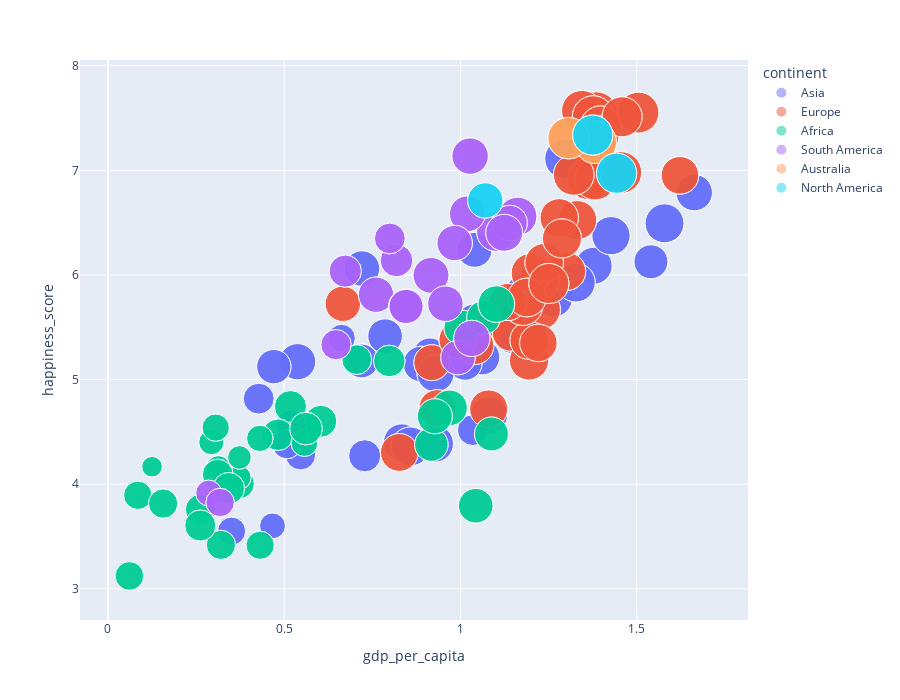

Notebook code cell kept with this figure:
### Markdown cell above
### Does a good education give government trust?

This 3d Scatter Plot is multivariate and shows on the x-axis the 'Education Index', on the y-axis the 'Government Trust' and on the z-axis the 'CPI Score'. CPI stands for 'Corruption Perception Index', how lower the CPI index, how more the people believe there is coruption in their country. The size of the plot-points shows the GDP per capita. 

The 3D scatter plot reveals interesting insights about the correlation between the Corruption Perception Index (CPI) score and other variables across countries. A positive correlation between the CPI score and variables such as Education Index and Government trust suggests that countries with higher levels of corruption tend to exhibit lower values in education, government trust, and economic prosperity. Conversely, a negative correlation indicates that countries with lower corruption levels tend to have higher education indices and greater levels of government trust. This visualization highlights the importance of addressing corruption to foster positive development in education amd trust within countries. 

The Education Index plays a significant role in shaping the relationships between various variables across countries and continents. A positive correlation between the Education Index and variables such as Government trust, GDP per capita, and possibly the Corruption Perception Index suggests that countries with higher education indices tend to exhibit greater levels of government trust and economic prosperity while combating corruption. Furthermore, the Education Index may influence the disparities observed between countries and continents. Nations with higher education indices are more likely to invest in quality education, leading to better governance, higher economic output, and potentially lower corruption levels. Thus, enhancing education systems becomes vital for promoting positive development and reducing inequality among countries and continents.

Overall it gives the visualisation that countries with a higher inducation index tend to have more goverment trust and a higher CPI score. This is probaply because people that live in a country that is abled to give a good education tend to trust the goverment more than people that don't recieved good education.

### Code cell
fig_1 = px.scatter(df_mean,
                    x= 'gdp_per_capita',
                    y = 'happiness_score',
                    color='continent',
                    size='Education_Index',
                    opacity=0.5,
                    size_max=30,
                    height=700,
                    hover_data=['Country'])

# Customize the layout
fig_1.update_layout(scene=dict(
    xaxis_title='Education Index',
    yaxis_title='Happiness Score'

))

fig_1.show()

### Figure 1 — Plotly figure (JSON) as saved in the notebook; plotly's stock layout.template omitted (floating-point values rounded to 4 significant figures; data arrays with more than 128 entries replaced by an {"elided": "..."} marker saying what was removed)
{"data": [{"customdata": {"elided": "152x1 str values"}, "hovertemplate": "continent=Asia<br>gdp_per_capita=%{x}<br>happiness_score=%{y}<br>Education_Index=%{marker.size}<br>Country=%{customdata[0]}<extra></extra>", "legendgroup": "Asia", "marker": {"color": "#636efa", "opacity": 0.5, "size": {"elided": "152 float values"}, "sizemode": "area", "sizeref": 0.001136, "symbol": "circle"}, "mode": "markers", "name": "Asia", "orientation": "v", "showlegend": true, "type": "scatter", "x": {"elided": "152 float values"}, "xaxis": "x", "y": {"elided": "152 float values"}, "yaxis": "y"}, {"customdata": {"elided": "148x1 str values"}, "hovertemplate": "continent=Europe<br>gdp_per_capita=%{x}<br>happiness_score=%{y}<br>Education_Index=%{marker.size}<br>Country=%{customdata[0]}<extra></extra>", "legendgroup": "Europe", "marker": {"color": "#EF553B", "opacity": 0.5, "size": {"elided": "148 float values"}, "sizemode": "area", "sizeref": 0.001136, "symbol": "circle"}, "mode": "markers", "name": "Europe", "orientation": "v", "showlegend": true, "type": "scatter", "x": {"elided": "148 float values"}, "xaxis": "x", "y": {"elided": "148 float values"}, "yaxis": "y"}, {"customdata": [["Algeria"], ["Algeria"], ["Algeria"], ["Algeria"], ["Benin"], ["Benin"], ["Benin"], ["Benin"], ["Botswana"], ["Botswana"], ["Botswana"], ["Botswana"], ["Burkina Faso"], ["Burkina Faso"], ["Burkina Faso"], ["Burkina Faso"], ["Burundi"], ["Burundi"], ["Burundi"], ["Burundi"], ["Cameroon"], ["Cameroon"], ["Cameroon"], ["Cameroon"], ["Chad"], ["Chad"], ["Chad"], ["Chad"], ["Egypt"], ["Egypt"], ["Egypt"], ["Egypt"], ["Ethiopia"], ["Ethiopia"], ["Ethiopia"], ["Ethiopia"], ["Gabon"], ["Gabon"], ["Gabon"], ["Gabon"], ["Ghana"], ["Ghana"], ["Ghana"], ["Ghana"], ["Kenya"], ["Kenya"], ["Kenya"], ["Kenya"], ["Liberia"], ["Liberia"], ["Liberia"], ["Liberia"], ["Libya"], ["Libya"], ["Libya"], ["Libya"], ["Madagascar"], ["Madagascar"], ["Madagascar"], ["Madagascar"], ["Malawi"], ["Malawi"], ["Malawi"], ["Malawi"], ["Mali"], ["Mali"], ["Mali"], ["Mali"], ["Mauritania"], ["Mauritania"], ["Mauritania"], ["Mauritania"], ["Mauritius"], ["Mauritius"], ["Mauritius"], ["Mauritius"], ["Morocco"], ["Morocco"], ["Morocco"], ["Morocco"], ["Niger"], ["Niger"], ["Niger"], ["Niger"], ["Nigeria"], ["Nigeria"], ["Nigeria"], ["Nigeria"], ["Rwanda"], ["Rwanda"], ["Rwanda"], ["Rwanda"], ["Senegal"], ["Senegal"], ["Senegal"], ["Senegal"], ["Sierra Leone"], ["Sierra Leone"], ["Sierra Leone"], ["Sierra Leone"], ["South Africa"], ["South Africa"], ["South Africa"], ["South Africa"], ["Tanzania"], ["Tanzania"], ["Tanzania"], ["Tanzania"], ["Togo"], ["Togo"], ["Togo"], ["Togo"], ["Tunisia"], ["Tunisia"], ["Tunisia"], ["Tunisia"], ["Uganda"], ["Uganda"], ["Uganda"], ["Uganda"], ["Zambia"], ["Zambia"], ["Zambia"], ["Zambia"], ["Zimbabwe"], ["Zimbabwe"], ["Zimbabwe"], ["Zimbabwe"]], "hovertemplate": "continent=Africa<br>gdp_per_capita=%{x}<br>happiness_score=%{y}<br>Education_Index=%{marker.size}<br>Country=%{customdata[0]}<extra></extra>", "legendgroup": "Africa", "marker": {"color": "#00cc96", "opacity": 0.5, "size": [0.7025, 0.7025, 0.7025, 0.7025, 0.5225, 0.5225, 0.5225, 0.5225, 0.68, 0.68, 0.68, 0.68, 0.33, 0.33, 0.33, 0.33, 0.4675, 0.4675, 0.4675, 0.4675, 0.585, 0.585, 0.585, 0.585, 0.3275, 0.3275, 0.3275, 0.3275, 0.6375, 0.6375, 0.6375, 0.6375, 0.3625, 0.3625, 0.3625, 0.3625, 0.6525, 0.6525, 0.6525, 0.6525, 0.58, 0.58, 0.58, 0.58, 0.5675, 0.5675, 0.5675, 0.5675, 0.4575, 0.4575, 0.4575, 0.4575, 0.6475, 0.6475, 0.6475, 0.6475, 0.52, 0.52, 0.52, 0.52, 0.4875, 0.4875, 0.4875, 0.4875, 0.315, 0.315, 0.315, 0.315, 0.41, 0.41, 0.41, 0.41, 0.76, 0.76, 0.76, 0.76, 0.5675, 0.5675, 0.5675, 0.5675, 0.2425, 0.2425, 0.2425, 0.2425, 0.505, 0.505, 0.505, 0.505, 0.485, 0.485, 0.485, 0.485, 0.395, 0.395, 0.395, 0.395, 0.4225, 0.4225, 0.4225, 0.4225, 0.725, 0.725, 0.725, 0.725, 0.4525, 0.4525, 0.4525, 0.4525, 0.55, 0.55, 0.55, 0.55, 0.6975, 0.6975, 0.6975, 0.6975, 0.5425, 0.5425, 0.5425, 0.5425, 0.6075, 0.6075, 0.6075, 0.6075, 0.5725, 0.5725, 0.5725, 0.5725], "sizemode": "area", "sizeref": 0.001136, "symbol": "circle"}, "mode": "markers", "name": "Africa", "orientation": "v", "showlegend": true, "type": "scatter", "x": [1.003, 1.003, 1.003, 1.003, 0.3722, 0.3722, 0.3722, 0.3722, 1.043, 1.043, 1.043, 1.043, 0.3133, 0.3133, 0.3133, 0.3133, 0.061, 0.061, 0.061, 0.061, 0.5177, 0.5177, 0.5177, 0.5177, 0.372, 0.372, 0.372, 0.372, 0.9174, 0.9174, 0.9174, 0.9174, 0.2935, 0.2935, 0.2935, 0.2935, 1.088, 1.088, 1.088, 1.088, 0.604, 0.604, 0.604, 0.604, 0.4825, 0.4825, 0.4825, 0.4825, 0.0848, 0.0848, 0.0848, 0.0848, 1.066, 1.066, 1.066, 1.066, 0.2625, 0.2625, 0.2625, 0.2625, 0.1566, 0.1566, 0.1566, 0.1566, 0.373, 0.373, 0.373, 0.373, 0.5574, 0.5574, 0.5574, 0.5574, 1.102, 1.102, 1.102, 1.102, 0.7982, 0.7982, 0.7982, 0.7982, 0.1251, 0.1251, 0.1251, 0.1251, 0.7058, 0.7058, 0.7058, 0.7058, 0.3205, 0.3205, 0.3205, 0.3205, 0.4308, 0.4308, 0.4308, 0.4308, 0.3057, 0.3057, 0.3057, 0.3057, 0.9688, 0.9688, 0.9688, 0.9688, 0.4318, 0.4318, 0.4318, 0.4318, 0.262, 0.262, 0.262, 0.262, 0.9273, 0.9273, 0.9273, 0.9273, 0.3116, 0.3116, 0.3116, 0.3116, 0.5617, 0.5617, 0.5617, 0.5617, 0.3425, 0.3425, 0.3425, 0.3425], "xaxis": "x", "y": [5.496, 5.496, 5.496, 5.496, 4.005, 4.005, 4.005, 4.005, 3.794, 3.794, 3.794, 3.794, 4.157, 4.157, 4.157, 4.157, 3.123, 3.123, 3.123, 3.123, 4.742, 4.742, 4.742, 4.742, 4.064, 4.064, 4.064, 4.064, 4.378, 4.378, 4.378, 4.378, 4.402, 4.402, 4.402, 4.402, 4.479, 4.479, 4.479, 4.479, 4.601, 4.601, 4.601, 4.601, 4.473, 4.473, 4.473, 4.473, 3.893, 3.893, 3.893, 3.893, 5.593, 5.593, 5.593, 5.593, 3.758, 3.758, 3.758, 3.758, 3.815, 3.815, 3.815, 3.815, 4.255, 4.255, 4.255, 4.255, 4.394, 4.394, 4.394, 4.394, 5.721, 5.721, 5.721, 5.721, 5.178, 5.178, 5.178, 5.178, 4.167, 4.167, 4.167, 4.167, 5.191, 5.191, 5.191, 5.191, 3.42, 3.42, 3.42, 3.42, 4.438, 4.438, 4.438, 4.438, 4.54, 4.54, 4.54, 4.54, 4.729, 4.729, 4.729, 4.729, 3.416, 3.416, 3.416, 3.416, 3.604, 3.604, 3.604, 3.604, 4.649, 4.649, 4.649, 4.649, 4.09, 4.09, 4.09, 4.09, 4.532, 4.532, 4.532, 4.532, 3.96, 3.96, 3.96, 3.96], "yaxis": "y"}, {"customdata": [["Argentina"], ["Argentina"], ["Argentina"], ["Argentina"], ["Bolivia"], ["Bolivia"], ["Bolivia"], ["Bolivia"], ["Brazil"], ["Brazil"], ["Brazil"], ["Brazil"], ["Chile"], ["Chile"], ["Chile"], ["Chile"], ["Colombia"], ["Colombia"], ["Colombia"], ["Colombia"], ["Costa Rica"], ["Costa Rica"], ["Costa Rica"], ["Costa Rica"], ["Dominican Republic"], ["Dominican Republic"], ["Dominican Republic"], ["Dominican Republic"], ["Ecuador"], ["Ecuador"], ["Ecuador"], ["Ecuador"], ["El Salvador"], ["El Salvador"], ["El Salvador"], ["El Salvador"], ["Guatemala"], ["Guatemala"], ["Guatemala"], ["Guatemala"], ["Guinea"], ["Guinea"], ["Guinea"], ["Guinea"], ["Haiti"], ["Haiti"], ["Haiti"], ["Haiti"], ["Honduras"], ["Honduras"], ["Honduras"], ["Honduras"], ["Jamaica"], ["Jamaica"], ["Jamaica"], ["Jamaica"], ["Nicaragua"], ["Nicaragua"], ["Nicaragua"], ["Nicaragua"], ["Panama"], ["Panama"], ["Panama"], ["Panama"], ["Paraguay"], ["Paraguay"], ["Paraguay"], ["Paraguay"], ["Peru"], ["Peru"], ["Peru"], ["Peru"], ["Uruguay"], ["Uruguay"], ["Uruguay"], ["Uruguay"], ["Venezuela"], ["Venezuela"], ["Venezuela"], ["Venezuela"]], "hovertemplate": "continent=South America<br>gdp_per_capita=%{x}<br>happiness_score=%{y}<br>Education_Index=%{marker.size}<br>Country=%{customdata[0]}<extra></extra>", "legendgroup": "South America", "marker": {"color": "#ab63fa", "opacity": 0.5, "size": [0.8625, 0.8625, 0.8625, 0.8625, 0.71, 0.71, 0.71, 0.71, 0.7275, 0.7275, 0.7275, 0.7275, 0.8325, 0.8325, 0.8325, 0.8325, 0.7125, 0.7125, 0.7125, 0.7125, 0.7525, 0.7525, 0.7525, 0.7525, 0.6775, 0.6775, 0.6775, 0.6775, 0.73, 0.73, 0.73, 0.73, 0.6025, 0.6025, 0.6025, 0.6025, 0.5375, 0.5375, 0.5375, 0.5375, 0.38, 0.38, 0.38, 0.38, 0.4575, 0.4575, 0.4575, 0.4575, 0.52, 0.52, 0.52, 0.52, 0.7075, 0.7075, 0.7075, 0.7075, 0.59, 0.59, 0.59, 0.59, 0.705, 0.705, 0.705, 0.705, 0.66, 0.66, 0.66, 0.66, 0.7175, 0.7175, 0.7175, 0.7175, 0.775, 0.775, 0.775, 0.775, 0.7475, 0.7475, 0.7475, 0.7475], "sizemode": "area", "sizeref": 0.001136, "symbol": "circle"}, "mode": "markers", "name": "South America", "orientation": "v", "showlegend": true, "type": "scatter", "x": [1.101, 1.101, 1.101, 1.101, 0.7605, 0.7605, 0.7605, 0.7605, 1.02, 1.02, 1.02, 1.02, 1.163, 1.163, 1.163, 1.163, 0.9836, 0.9836, 0.9836, 0.9836, 1.027, 1.027, 1.027, 1.027, 0.9929, 0.9929, 0.9929, 0.9929, 0.9165, 0.9165, 0.9165, 0.9165, 0.8186, 0.8186, 0.8186, 0.8186, 0.7996, 0.7996, 0.7996, 0.7996, 0.2857, 0.2857, 0.2857, 0.2857, 0.3183, 0.3183, 0.3183, 0.3183, 0.647, 0.647, 0.647, 0.647, 0.8465, 0.8465, 0.8465, 0.8465, 0.6731, 0.6731, 0.6731, 0.6731, 1.14, 1.14, 1.14, 1.14, 0.8456, 0.8456, 0.8456, 0.8456, 0.9574, 0.9574, 0.9574, 0.9574, 1.124, 1.124, 1.124, 1.124, 1.032, 1.032, 1.032, 1.032], "xaxis": "x", "y": [6.412, 6.412, 6.412, 6.412, 5.811, 5.811, 5.811, 5.811, 6.584, 6.584, 6.584, 6.584, 6.561, 6.561, 6.561, 6.561, 6.305, 6.305, 6.305, 6.305, 7.136, 7.136, 7.136, 7.136, 5.21, 5.21, 5.21, 5.21, 5.996, 5.996, 5.996, 5.996, 6.138, 6.138, 6.138, 6.138, 6.349, 6.349, 6.349, 6.349, 3.915, 3.915, 3.915, 3.915, 3.825, 3.825, 3.825, 3.825, 5.333, 5.333, 5.333, 5.333, 5.7, 5.7, 5.7, 5.7, 6.036, 6.036, 6.036, 6.036, 6.497, 6.497, 6.497, 6.497, 5.699, 5.699, 5.699, 5.699, 5.725, 5.725, 5.725, 5.725, 6.403, 6.403, 6.403, 6.403, 5.393, 5.393, 5.393, 5.393], "yaxis": "y"}, {"customdata": [["Australia"], ["Australia"], ["Australia"], ["Australia"], ["New Zealand"], ["New Zealand"], ["New Zealand"], ["New Zealand"]], "hovertemplate": "continent=Australia<br>gdp_per_capita=%{x}<br>happiness_score=%{y}<br>Education_Index=%{marker.size}<br>Country=%{customdata[0]}<extra></extra>", "legendgroup": "Australia", "marker": {"color": "#FFA15A", "opacity": 0.5, "size": [1.022, 1.022, 1.022, 1.022, 0.9775, 0.9775, 0.9775, 0.9775], "sizemode": "area", "sizeref": 0.001136, "symbol": "circle"}, "mode": "markers", "name": "Australia", "orientation": "v", "showlegend": true, "type": "scatter", "x": [1.383, 1.383, 1.383, 1.383, 1.307, 1.307, 1.307, 1.307], "xaxis": "x", "y": [7.267, 7.267, 7.267, 7.267, 7.308, 7.308, 7.308, 7.308], "yaxis": "y"}, {"customdata": [["Canada"], ["Canada"], ["Canada"], ["Canada"], ["Mexico"], ["Mexico"], ["Mexico"], ["Mexico"], ["United States"], ["United States"], ["United States"], ["United States"]], "hovertemplate": "continent=North America<br>gdp_per_capita=%{x}<br>happiness_score=%{y}<br>Education_Index=%{marker.size}<br>Country=%{customdata[0]}<extra></extra>", "legendgroup": "North America", "marker": {"color": "#19d3f3", "opacity": 0.5, "size": [0.9125, 0.9125, 0.9125, 0.9125, 0.71, 0.71, 0.71, 0.71, 0.92, 0.92, 0.92, 0.92], "sizemode": "area", "sizeref": 0.001136, "symbol": "circle"}, "mode": "markers", "name": "North America", "orientation": "v", "showlegend": true, "type": "scatter", "x": [1.375, 1.375, 1.375, 1.375, 1.07, 1.07, 1.07, 1.07, 1.443, 1.443, 1.443, 1.443], "xaxis": "x", "y": [7.337, 7.337, 7.337, 7.337, 6.712, 6.712, 6.712, 6.712, 6.973, 6.973, 6.973, 6.973], "yaxis": "y"}], "layout": {"height": 700, "legend": {"itemsizing": "constant", "title": {"text": "continent"}, "tracegroupgap": 0}, "margin": {"t": 60}, "scene": {"xaxis": {"title": {"text": "Education Index"}}, "yaxis": {"title": {"text": "Happiness Score"}}}, "xaxis": {"anchor": "y", "domain": [0, 1], "title": {"text": "gdp_per_capita"}}, "yaxis": {"anchor": "x", "domain": [0, 1], "title": {"text": "happiness_score"}}}}
